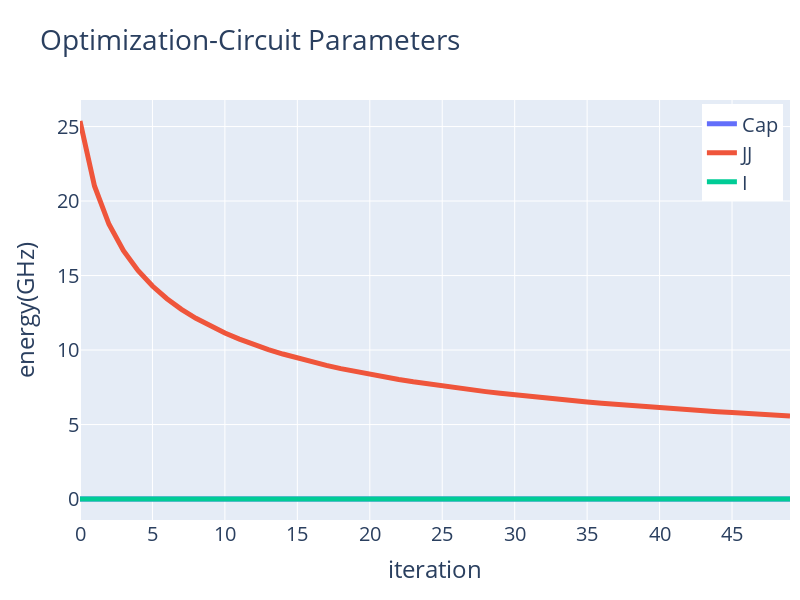

Here is the notebook cell this chart was saved with:
### Code cell
plotCompare(dCircuit.index,dCircuit,'Optimization-Circuit Parameters',"iteration","energy(GHz)",export='pdf',size=(600,800))
